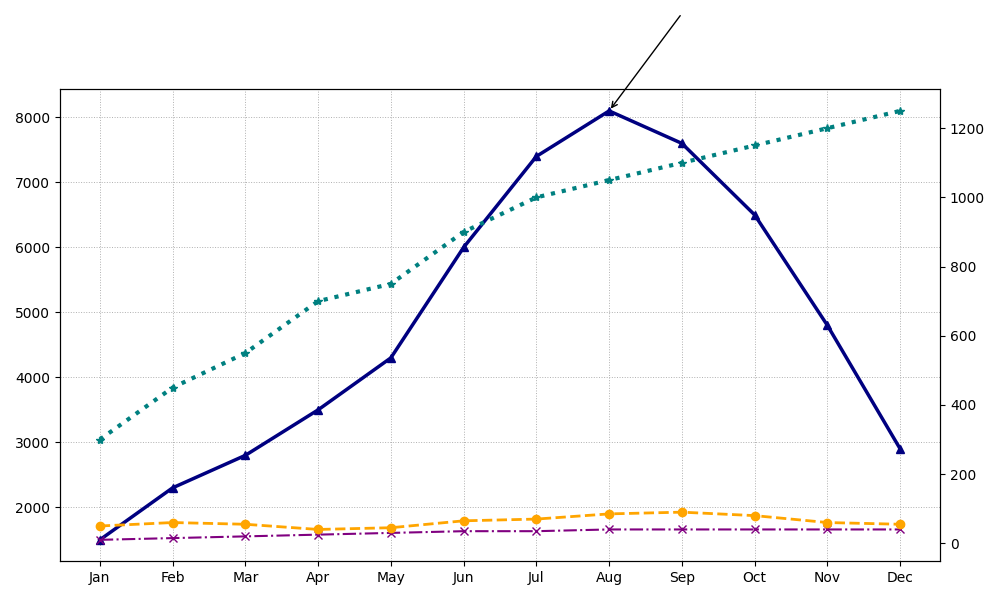

The script that drew this image:
import matplotlib.pyplot as plt
import numpy as np

# Data for the bike-sharing program over one year (January to December)
months = np.array(['Jan', 'Feb', 'Mar', 'Apr', 'May', 'Jun', 'Jul', 'Aug', 'Sep', 'Oct', 'Nov', 'Dec'])
checkouts = np.array([1500, 2300, 2800, 3500, 4300, 6000, 7400, 8100, 7600, 6500, 4800, 2900])
stations = np.array([10, 15, 20, 25, 30, 35, 35, 40, 40, 40, 40, 40])
subscriptions = np.array([300, 450, 550, 700, 750, 900, 1000, 1050, 1100, 1150, 1200, 1250])
maintenance_calls = np.array([50, 60, 55, 40, 45, 65, 70, 85, 90, 80, 60, 55])

fig, ax1 = plt.subplots(figsize=(10, 6))

ax1.plot(months, checkouts, color='navy', linestyle='-', marker='^', linewidth=2.5)

ax2 = ax1.twinx()
ax2.plot(months, stations, color='purple', linestyle='-.', marker='x', linewidth=1.5)
ax2.plot(months, subscriptions, color='teal', linestyle=':', marker='*', linewidth=3)
ax2.plot(months, maintenance_calls, color='orange', linestyle='--', marker='o', linewidth=2)

max_checkouts_month = months[np.argmax(checkouts)]
max_checkouts_value = max(checkouts)
ax1.annotate('',
             xy=(max_checkouts_month, max_checkouts_value), 
             xytext=(8, max_checkouts_value + 1500),
             arrowprops=dict(facecolor='grey', arrowstyle='->'))

ax1.grid(True, which='both', linestyle=':', linewidth=0.7)
ax2.grid(False)

plt.tight_layout()
plt.show()
